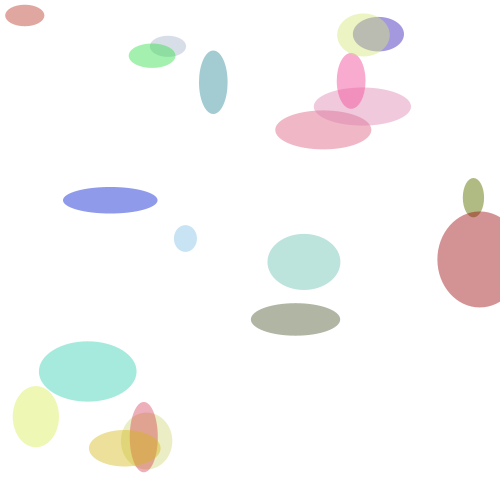
Frame 1 (no input)
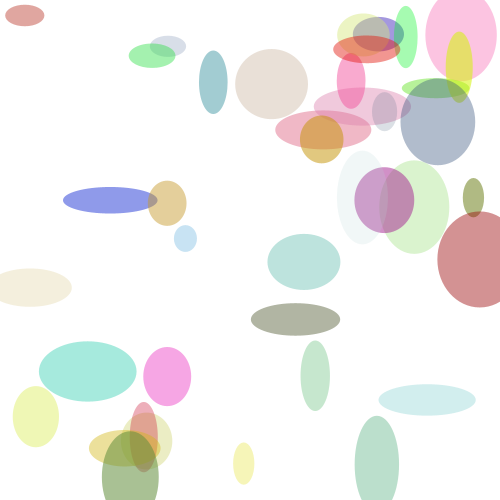
Frame 2 (the mouse pressed at the canvas centre, redrawn once)

The Processing sketch that drew these frames (run headless with seeded random() and noise(); the mouse was pressed at the canvas centre and the sketch redrawn once):

// Processing sketch: image_input
// ── image_input.pde
void setup() {
  size(500, 500);
  noStroke(); // No borders around shapes
  background(255); // White background
}

void draw() {
  // No loop to mimic the static image
  noLoop();
  
  // Create 20 ellipses with random positions, sizes, and colors
  for (int i = 0; i < 20; i++) {
    float x = random(width);
    float y = random(height);
    float w = random(20, 100); // Random width between 20 and 100
    float h = random(20, 100); // Random height between 20 and 100
    float r = random(255);
    float g = random(255);
    float b = random(255);
    float a = random(50, 150); // Semi-transparent
    
    fill(r, g, b, a);
    ellipse(x, y, w, h);
  }
  
  save("irregularShapes.jpg");
}
